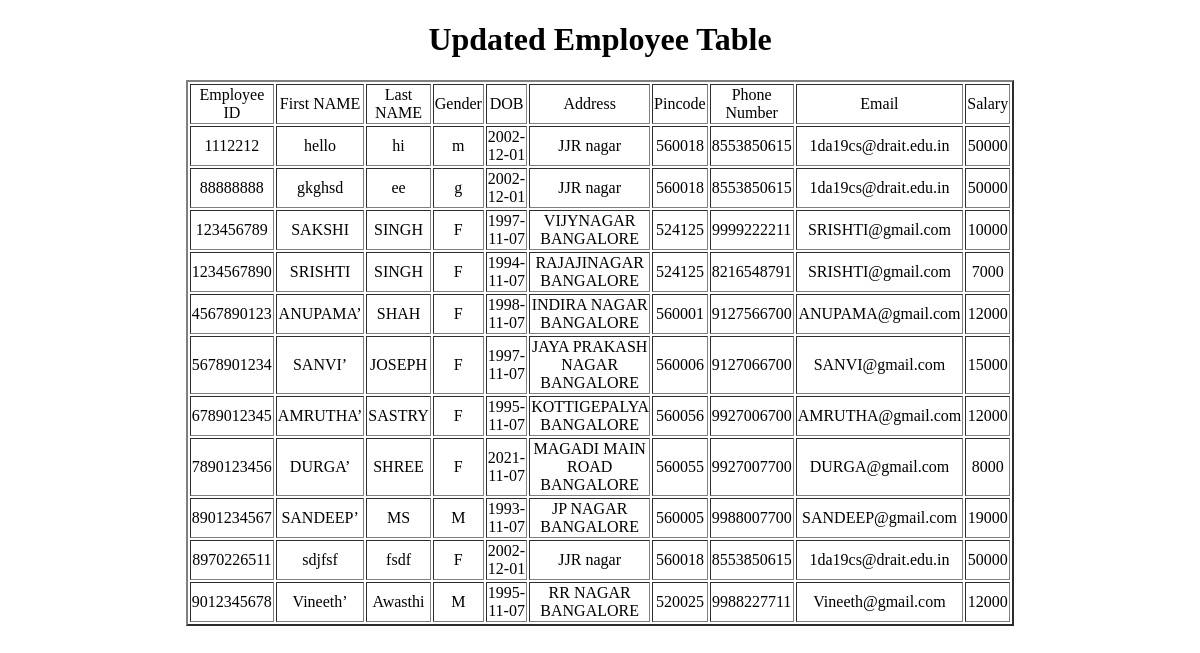
Page /employee_detail.php on the committed database.
### tables this page shows
CREATE TABLE `employee` (
  `E_ID` bigint(20) NOT NULL,
  `E_FNAME` varchar(20) DEFAULT NULL,
  `E_LNAME` varchar(20) DEFAULT NULL,
  `E_GENDER` char(1) DEFAULT NULL,
  `E_DOB` date DEFAULT NULL,
  `E_ADDRESS` varchar(100) DEFAULT NULL,
  `E_PINCODE` bigint(6) DEFAULT NULL,
  `E_PHONE` bigint(20) DEFAULT NULL,
  `E_EMAIL` varchar(50) DEFAULT NULL,
  `E_SALARY` bigint(7) DEFAULT NULL
);

### employee_detail.php (the view, shortened to what this page needs)
<!DOCTYPE html>
<html>
    <head>
    </head>
    <body>
        <div align="center">
            <h1>Updated Employee Table  </h1>
        <table border="2" style="width:40%; float:center; background-color:#FFFFFF";>
            <tr>
                <td align="center">Employee ID</td>
                <td align="center"> First NAME</td>
                <td align="center"> Last NAME</td>
                <td align="center"> Gender</td>
                <td align="center"> DOB</td>
                <td align="center"> Address</td>
                <td align="center">Pincode</td>
                <td align="center">Phone Number</td>
                <td align="center">Email</td>
                <td align="center">Salary</td>
            </tr>
                <?php
			$db = mysqli_connect("localhost","root","","mydatabase");
			$query = mysqli_query($db,"SELECT * FROM employee; ");
			while ($row = mysqli_fetch_assoc($query))
			{
				echo "<tr>";
				echo '<td align="center">'.$row['E_ID']."</td>";
				echo '<td align="center">'.$row['E_FNAME']."</td>";
				echo '<td align="center">'.$row['E_LNAME']."</td>";
                echo '<td align="center">'.$row['E_GENDER']."</td>";
                echo '<td align="center">'.$row['E_DOB']."</td>";
                echo '<td align="center">'.$row['E_ADDRESS']."</td>";
                echo '<td align="center">'.$row['E_PINCODE']."</td>";
                echo '<td align="center">'.$row['E_PHONE']."</td>";
                echo '<td align="center">'.$row['E_EMAIL']."</td>";
                echo '<td align="center">'.$row['E_SALARY']."</td>";
				echo "</tr>";
			}
		?>
            </table>
            </div>
    </body>
</html>

### employee_detail.php (style rules this page uses)
body { background-image: url(images/1486213969B1.jpg) ,url(images/download.png ) ; background-repeat: no-repeat; background-size: 1500px 900px; background-blend-mode:lighten; opacity: 1; }

### rows in the picture
employee: E_ID "1112212", E_FNAME "hello", E_LNAME "hi", E_GENDER "m", E_DOB "2002-12-01", E_ADDRESS "JJR nagar", E_PINCODE "560018", E_PHONE "8553850615", E_EMAIL "1da19cs@drait.edu.in", E_SALARY "50000"
employee: E_ID "88888888", E_FNAME "gkghsd", E_LNAME "ee", E_GENDER "g", E_DOB "2002-12-01", E_ADDRESS "JJR nagar", E_PINCODE "560018", E_PHONE "8553850615", E_EMAIL "1da19cs@drait.edu.in", E_SALARY "50000"
employee: E_ID "123456789", E_FNAME "SAKSHI", E_LNAME "SINGH", E_GENDER "F", E_DOB "1997-11-07", E_ADDRESS "VIJYNAGAR BANGALORE", E_PINCODE "524125", E_PHONE "9999222211", E_EMAIL "SRISHTI@gmail.com", E_SALARY "10000"
employee: E_ID "1234567890", E_FNAME "SRISHTI", E_LNAME "SINGH", E_GENDER "F", E_DOB "1994-11-07", E_ADDRESS "RAJAJINAGAR BANGALORE", E_PINCODE "524125", E_PHONE "8216548791", E_EMAIL "SRISHTI@gmail.com", E_SALARY "7000"
employee: E_ID "4567890123", E_FNAME "ANUPAMA’", E_LNAME "SHAH", E_GENDER "F", E_DOB "1998-11-07", E_ADDRESS "INDIRA NAGAR BANGALORE", E_PINCODE "560001", E_PHONE "9127566700", E_EMAIL "ANUPAMA@gmail.com", E_SALARY "12000"
employee: E_ID "5678901234", E_FNAME "SANVI’", E_LNAME "JOSEPH", E_GENDER "F", E_DOB "1997-11-07", E_ADDRESS "JAYA PRAKASH NAGAR BANGALORE", E_PINCODE "560006", E_PHONE "9127066700", E_EMAIL "SANVI@gmail.com", E_SALARY "15000"
employee: E_ID "6789012345", E_FNAME "AMRUTHA’", E_LNAME "SASTRY", E_GENDER "F", E_DOB "1995-11-07", E_ADDRESS "KOTTIGEPALYA BANGALORE", E_PINCODE "560056", E_PHONE "9927006700", E_EMAIL "AMRUTHA@gmail.com", E_SALARY "12000"
employee: E_ID "7890123456", E_FNAME "DURGA’", E_LNAME "SHREE", E_GENDER "F", E_DOB "2021-11-07", E_ADDRESS "MAGADI MAIN ROAD BANGALORE", E_PINCODE "560055", E_PHONE "9927007700", E_EMAIL "DURGA@gmail.com", E_SALARY "8000"
employee: E_ID "8901234567", E_FNAME "SANDEEP’", E_LNAME "MS", E_GENDER "M", E_DOB "1993-11-07", E_ADDRESS "JP NAGAR BANGALORE", E_PINCODE "560005", E_PHONE "9988007700", E_EMAIL "SANDEEP@gmail.com", E_SALARY "19000"
employee: E_ID "8970226511", E_FNAME "sdjfsf", E_LNAME "fsdf", E_GENDER "F", E_DOB "2002-12-01", E_ADDRESS "JJR nagar", E_PINCODE "560018", E_PHONE "8553850615", E_EMAIL "1da19cs@drait.edu.in", E_SALARY "50000"
employee: E_ID "9012345678", E_FNAME "Vineeth’", E_LNAME "Awasthi", E_GENDER "M", E_DOB "1995-11-07", E_ADDRESS "RR NAGAR BANGALORE", E_PINCODE "520025", E_PHONE "9988227711", E_EMAIL "Vineeth@gmail.com", E_SALARY "12000"
